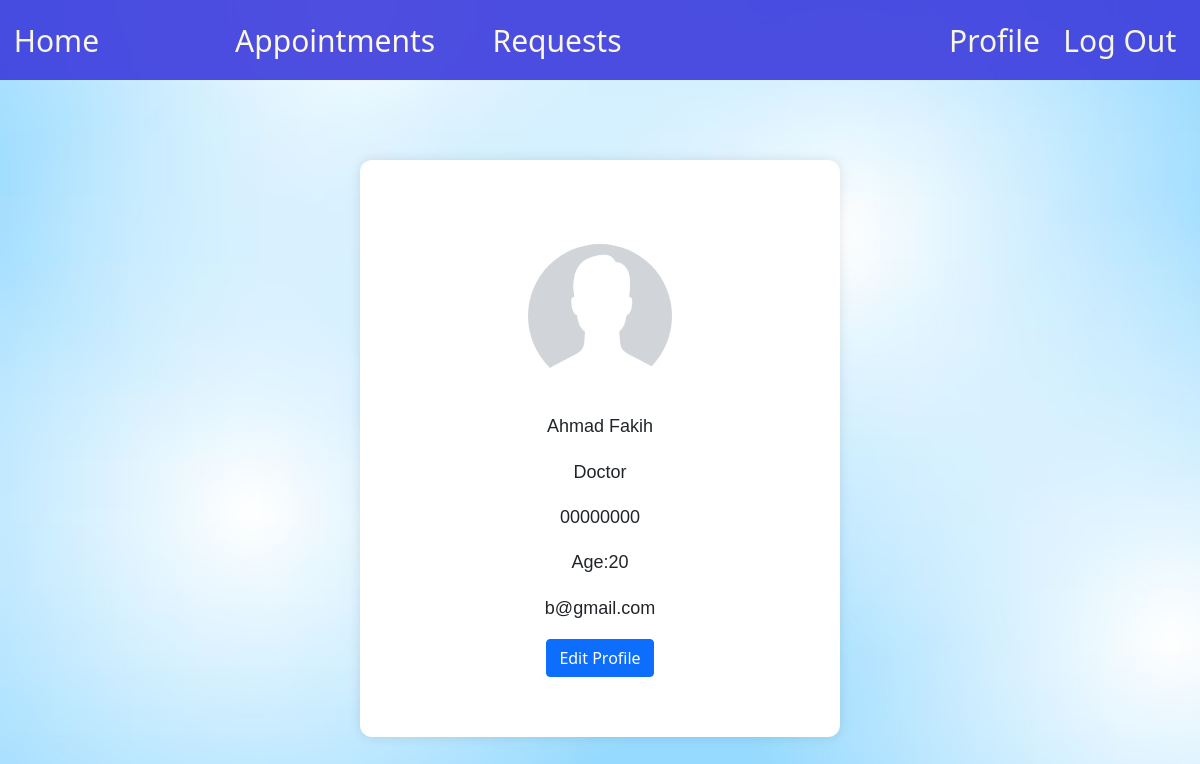
Screenshot of /includes/profile.php (signed in) with the database file from the repository.
### tables this page shows
CREATE TABLE IF NOT EXISTS `doctor` (
    `id` INT NOT NULL AUTO_INCREMENT,
    `department_id` INT NOT NULL,
    `email` VARCHAR(30) NOT NULL,
    `password` TEXT NOT NULL,
    `first_name` VARCHAR(30) NOT NULL,
    `last_name` VARCHAR(30) NOT NULL,
    `age` INT NOT NULL,
    `gender` CHAR(1) NOT NULL,
    `phone` VARCHAR(30) NOT NULL,
    `specialization_id` INT NOT NULL,
    `role` VARCHAR(30) NOT NULL DEFAULT 'doctor',
    `pp` VARCHAR(255) NOT NULL DEFAULT 'default.png',
    PRIMARY KEY (`id`),
    UNIQUE (`email`),
    FOREIGN KEY (`department_id`) REFERENCES `department`(`id`) ON DELETE RESTRICT ON UPDATE CASCADE,
    FOREIGN KEY (`specialization_id`) REFERENCES `specialization`(`id`) ON DELETE CASCADE ON UPDATE CASCADE
);

### includes/functions.php (called while the page is built, shortened)
<?php
    function get_user_info($dbc,$user_id,$role){
        $valid_role = $role=='patient' || $role=='doctor' || $role=='secretary';
        $inserted_date = "first_name,last_name,email,role,gender,age,phone";
        if($role == 'patient'){
            $query = "SELECT id,pp,".$inserted_date." FROM patient WHERE id =?";
        }
        else if($role == 'doctor'){
            $query = "SELECT doc.id,doc.pp,".$inserted_date.",sp.alias,city.city_name,dep.room,dep.details
            FROM doctor doc
            JOIN department dep ON dep.id = doc.department_id
            JOIN city ON dep.city_id = city.id
            JOIN specialization sp ON sp.id = doc.specialization_id
            WHERE doc.id =?";
        }
        else{
            $query = "SELECT sec.id,sec.pp,sec.first_name,sec.last_name,sec.email,
            sec.role,sec.gender,sec.age,sec.phone,doc.first_name doctor_fname,doc.last_name doctor_lname
            FROM secretary sec
            JOIN doctor doc ON doc.id = sec.doctor_id
            WHERE sec.id =?";
        }
        $stmt = $dbc->prepare($query);
        $stmt->bind_param("i",$user_id);
        $stmt->execute();
        $result = $stmt->get_result();
        return $result->fetch_assoc();
    }
?>

### includes/profile.php (the view, shortened to what this page needs)
<link href="../static/css/profile.css" rel="stylesheet" type="text/css">
<link href="https://cdn.jsdelivr.net/npm/bootstrap@5.1.3/dist/css/bootstrap.min.css" rel="stylesheet">
<?php
include "header.php";
?>
<body style="background-image: url('../static/media/light_blue_bck_img.avif'); background-size: cover; background-repeat: no-repeat;">
<?php
$dbc = connectServer('localhost', 'root', '', 0);
if(isset($_GET['id']) && isset($_GET['role'])){
    $user = get_user_info($dbc,$_GET['id'],$_GET['role']);
}
else{
$user = get_user_info($dbc,$_SESSION['user_id'],$_SESSION['role']);
}
?>
<div class="container">
    <div class="profile-container">
    <div class="profile-photo">
        <img src="../static/media/profile/<?=$user['pp']?>" alt="User Photo">
    </div>
    <div class="profile-info">
        <p><strong></strong><?php echo $user['first_name']." ".$user['last_name'] ?></p>
        <p><strong></strong> <?php echo ucfirst($user['role'])?></p>
        <p><strong></strong><?php echo $user['phone']?></p>
        <p>Age:<strong></strong><?php echo $user['age']?></p>
        <p><strong></strong> <?php echo $user['email']?></p>
    </div>
    <a href="edit_profile.php" class="btn btn-primary">
        Edit Profile
    </a>
    </div>
</div>
</body>

### static/css/profile.css (style rules this page uses)
.profile-container { display: flex; flex-direction: column; align-items: center; width: 40vw; background-color: #fff; padding: 5vw; border-radius: 1vw; box-shadow: 0 0 1vw rgba(0, 0, 0, 0.1); }
.container { padding-top: 10vh; width: 100vw; display: flex; justify-content: center; }
.profile-photo { margin: 2vw; width: 12vw; height: 12vw; border-radius: 50%; overflow: hidden; }
.profile-photo img { width: 100%; height: 100%; object-fit: cover; }
.profile-info { font-family: 'Trebuchet MS', 'Lucida Sans Unicode', 'Lucida Grande', 'Lucida Sans', Arial, sans-serif; font-size: 1.5vw; text-align: center; }
.profile-info p { padding: 0.1vw; }

### static/css/header.css (style rules this page uses)
* { margin: 0; padding: 0; box-sizing: border-box; }
body { background-color: #f4f4f4; }

### rows the page displays
doctor: pp (placeholder picture), first_name "Ahmad", last_name "Fakih", role "Doctor", phone "00000000", age "20", email "b@gmail.com"
